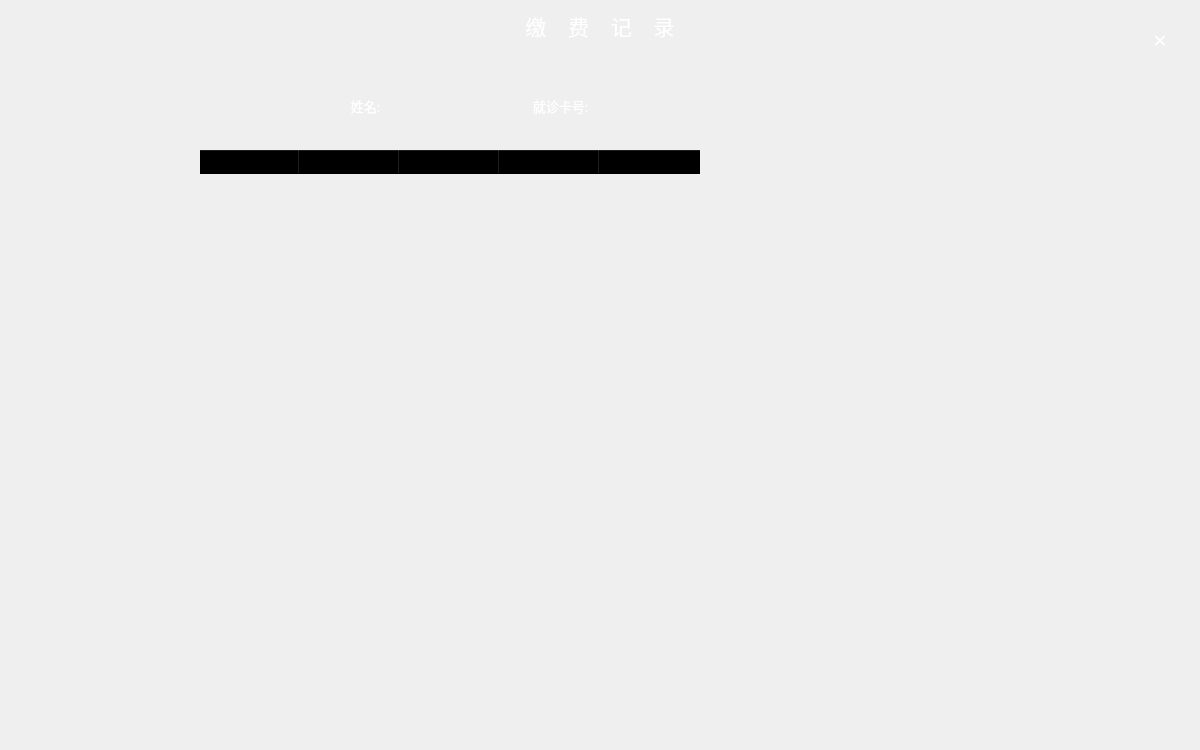
<?xml version="1.0" encoding="UTF-8"?>
<ui version="4.0">
 <class>view4</class>
 <widget class="QDialog" name="view4">
  <property name="geometry">
   <rect>
    <x>0</x>
    <y>0</y>
    <width>1200</width>
    <height>750</height>
   </rect>
  </property>
  <property name="windowTitle">
   <string/>
  </property>
  <property name="styleSheet">
   <string notr="true">background-image: url(:/image/29507-106.jpg);</string>
  </property>
  <widget class="QPushButton" name="pushButton">
   <property name="geometry">
    <rect>
     <x>1140</x>
     <y>20</y>
     <width>40</width>
     <height>40</height>
    </rect>
   </property>
   <property name="font">
    <font>
     <family>幼圆</family>
     <pointsize>18</pointsize>
    </font>
   </property>
   <property name="styleSheet">
    <string notr="true">color: rgb(255, 255, 255);
border-radius:10px;
</string>
   </property>
   <property name="text">
    <string>×</string>
   </property>
  </widget>
  <widget class="QLabel" name="label">
   <property name="geometry">
    <rect>
     <x>330</x>
     <y>90</y>
     <width>71</width>
     <height>31</height>
    </rect>
   </property>
   <property name="font">
    <font>
     <family>幼圆</family>
     <pointsize>10</pointsize>
    </font>
   </property>
   <property name="styleSheet">
    <string notr="true">color: rgb(255, 255, 255);
background:transparent;</string>
   </property>
   <property name="text">
    <string>姓名:</string>
   </property>
   <property name="alignment">
    <set>Qt::AlignCenter</set>
   </property>
  </widget>
  <widget class="QLabel" name="label_3">
   <property name="geometry">
    <rect>
     <x>300</x>
     <y>10</y>
     <width>600</width>
     <height>31</height>
    </rect>
   </property>
   <property name="font">
    <font>
     <family>幼圆</family>
     <pointsize>16</pointsize>
    </font>
   </property>
   <property name="styleSheet">
    <string notr="true">color: rgb(255, 255, 255);
background:transparent;</string>
   </property>
   <property name="text">
    <string>缴    费    记    录</string>
   </property>
   <property name="alignment">
    <set>Qt::AlignCenter</set>
   </property>
  </widget>
  <widget class="QLabel" name="label_2">
   <property name="geometry">
    <rect>
     <x>510</x>
     <y>90</y>
     <width>101</width>
     <height>31</height>
    </rect>
   </property>
   <property name="font">
    <font>
     <family>幼圆</family>
     <pointsize>10</pointsize>
    </font>
   </property>
   <property name="styleSheet">
    <string notr="true">color: rgb(255, 255, 255);
background:transparent;</string>
   </property>
   <property name="text">
    <string>就诊卡号:</string>
   </property>
   <property name="alignment">
    <set>Qt::AlignCenter</set>
   </property>
  </widget>
  <widget class="QLabel" name="label_4">
   <property name="geometry">
    <rect>
     <x>390</x>
     <y>90</y>
     <width>101</width>
     <height>31</height>
    </rect>
   </property>
   <property name="font">
    <font>
     <family>幼圆</family>
     <pointsize>10</pointsize>
    </font>
   </property>
   <property name="styleSheet">
    <string notr="true">color: rgb(255, 255, 255);
background:transparent;</string>
   </property>
   <property name="text">
    <string/>
   </property>
   <property name="alignment">
    <set>Qt::AlignCenter</set>
   </property>
  </widget>
  <widget class="QLabel" name="label_5">
   <property name="geometry">
    <rect>
     <x>610</x>
     <y>90</y>
     <width>101</width>
     <height>31</height>
    </rect>
   </property>
   <property name="font">
    <font>
     <family>幼圆</family>
     <pointsize>10</pointsize>
    </font>
   </property>
   <property name="styleSheet">
    <string notr="true">color: rgb(255, 255, 255);
background:transparent;</string>
   </property>
   <property name="text">
    <string/>
   </property>
   <property name="alignment">
    <set>Qt::AlignCenter</set>
   </property>
  </widget>
  <widget class="QTableWidget" name="tableWidget">
   <property name="geometry">
    <rect>
     <x>200</x>
     <y>150</y>
     <width>800</width>
     <height>571</height>
    </rect>
   </property>
   <property name="font">
    <font>
     <family>幼圆</family>
     <pointsize>10</pointsize>
    </font>
   </property>
   <property name="styleSheet">
    <string notr="true">border-radius:10px;
background:transparent;</string>
   </property>
   <property name="lineWidth">
    <number>0</number>
   </property>
   <property name="editTriggers">
    <set>QAbstractItemView::NoEditTriggers</set>
   </property>
   <property name="tabKeyNavigation">
    <bool>false</bool>
   </property>
   <property name="showDropIndicator" stdset="0">
    <bool>false</bool>
   </property>
   <property name="selectionMode">
    <enum>QAbstractItemView::NoSelection</enum>
   </property>
   <property name="selectionBehavior">
    <enum>QAbstractItemView::SelectRows</enum>
   </property>
   <property name="showGrid">
    <bool>false</bool>
   </property>
   <property name="sortingEnabled">
    <bool>true</bool>
   </property>
   <property name="wordWrap">
    <bool>true</bool>
   </property>
   <attribute name="horizontalHeaderVisible">
    <bool>true</bool>
   </attribute>
   <attribute name="horizontalHeaderCascadingSectionResizes">
    <bool>true</bool>
   </attribute>
   <attribute name="horizontalHeaderHighlightSections">
    <bool>false</bool>
   </attribute>
   <attribute name="verticalHeaderVisible">
    <bool>false</bool>
   </attribute>
   <attribute name="verticalHeaderHighlightSections">
    <bool>false</bool>
   </attribute>
   <column>
    <property name="text">
     <string>时间</string>
    </property>
   </column>
   <column>
    <property name="text">
     <string>项目</string>
    </property>
   </column>
   <column>
    <property name="text">
     <string>单价</string>
    </property>
   </column>
   <column>
    <property name="text">
     <string>数量</string>
    </property>
   </column>
   <column>
    <property name="text">
     <string>金额</string>
    </property>
   </column>
  </widget>
 </widget>
 <resources/>
 <connections/>
</ui>
